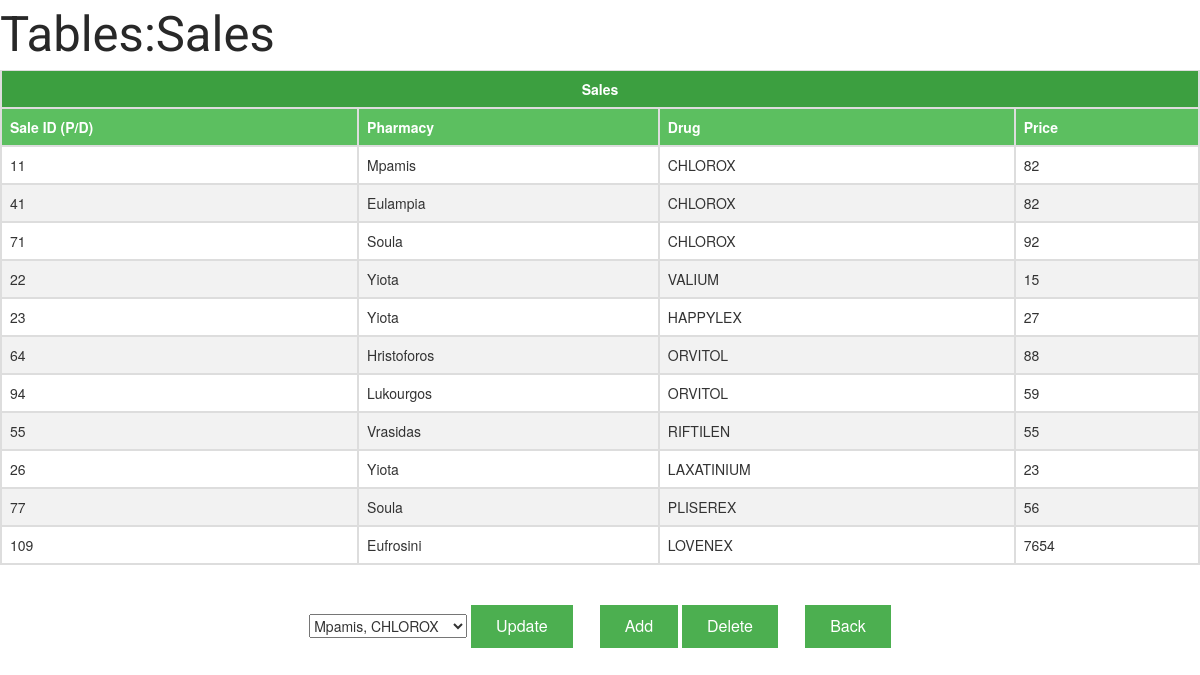
Screenshot of /Prescriptions/Updates/Sales/table_sales.php with the database file from the repository.
### tables this page shows
CREATE TABLE `Sell` (
  `DrugId` int(10) UNSIGNED NOT NULL,
  `PharmacyId` int(10) UNSIGNED NOT NULL,
  `Price` int(10) UNSIGNED NOT NULL
);

CREATE TABLE `Pharmacy` (
  `PharmacyId` int(10) UNSIGNED NOT NULL,
  `Name` text NOT NULL,
  `PostalCode` int(10) UNSIGNED NOT NULL,
  `StreetName` text NOT NULL,
  `StreetNumber` int(10) UNSIGNED NOT NULL,
  `Town` text NOT NULL
);

CREATE TABLE `Drug` (
  `DrugId` int(10) UNSIGNED NOT NULL,
  `Formula` text NOT NULL,
  `Name` text NOT NULL,
  `PharmaceuticalCompanyId` int(10) UNSIGNED NOT NULL
);

### Prescriptions/Updates/Sales/table_sales.php (the view, shortened to what this page needs)
<!DOCTYPE html>
<html>
    <head>
        <link rel="stylesheet" href="http://maxcdn.bootstrapcdn.com/bootstrap/3.3.7/css/bootstrap.min.css">
        <link rel="stylesheet" href="https://cdnjs.cloudflare.com/ajax/libs/bootstrap-select/1.12.2/css/bootstrap-select.min.css">
        <link rel="stylesheet" type="text/css" href="../../index.css">
    </head>
    <body>
        <p class="big-text">Tables:Sales</p>
        <?php
            $servername = "localhost";
            $username = "root";
            $password = NULL;
            $dbname = "Prescriptions-R-X";
            $conn = new mysqli($servername, $username, $password, $dbname);
            mysqli_set_charset($conn, "utf8");
            $sql = "SELECT Pharmacy.PharmacyId, Drug.DrugId, Pharmacy.Name AS Pharmacy, Drug.Name AS Drug, Sell.Price
            FROM Sell, Pharmacy, Drug
            WHERE Pharmacy.PharmacyId = Sell.PharmacyId AND Drug.DrugId = Sell.DrugId";
            $result = $conn->query($sql);
            echo "<center><table class='table'><tr><th colspan='4' style='background-color:#3c9f40'><center>Sales</center></th></tr><tr><th>Sale ID (P/D)</th><th>Pharmacy</th><th>Drug</th><th>Price</th></tr>";
            if ($result->num_rows > 0) {
                while($row = $result->fetch_assoc()) {
                    echo "<tr><td>" . $row["PharmacyId"] . $row["DrugId"] . "</td><td>" . $row["Pharmacy"] . "</td><td>" . $row["Drug"] . "</td><td>" . $row["Price"] . "</td></tr>";
                }
            }
            echo "</center></table>";
        ?>
        <br>
        <form method="post" action="upd_sales.php">
            <?php
                $conn = new mysqli($servername, $username, $password, $dbname);
                mysqli_set_charset($conn, "utf8");
                $sql = "SELECT Pharmacy.PharmacyId, Drug.DrugId, Pharmacy.Name AS Pharmacy, Drug.Name AS Drug
                FROM Sell, Pharmacy, Drug
                WHERE Pharmacy.PharmacyId = Sell.PharmacyId AND Drug.DrugId = Sell.DrugId";
                $result = $conn->query($sql);
                echo "<select class='selectpicker' name='sale'>";
                $option = "";
                if ($result->num_rows > 0 ) {
                    while($row = $result->fetch_assoc()) {
                        $option .= "<option value=" . $row['PharmacyId'] . $row['DrugId'] . ">" . $row['Pharmacy'] . ", " . $row['Drug'] . "</option>";
                    }
                }
                $option .= "</select>";
                $option .= "    <input class='button' type='submit' name='submit' value='Update'>";
                echo $option;
            ?>
            <input class="button" type="button" value="Add" onclick="location='add_sales.php'" />
            <input class="button" type="button" value="Delete" onclick="location='del_sales.php'"/>
            <input class="button" type="button" value="Back" onclick="location='../../index.php'">
        </form>
    </body>
</html>

### Prescriptions/index.css (style rules this page uses)
.big-text { font-family: Roboto; font-size: 350%; color: #282828; margin: 0; padding: 0; }
.table { border-collapse: collapse; width: 100%; }
.table td, .table th { border: 2px solid #ddd; padding: 8px; }
.table tr:nth-child(even) { background-color: #f2f2f2; }
.table th { padding-top: 12px; padding-bottom: 12px; text-align: left; background-color: #5cbf60; color: white; }
.button { background-color: #4CAF50; border: none; color: white; padding: 10px 25px; text-align: center; text-decoration: none; display: inline-block; font-size: 16px; }
p { font-family: Roboto; font-size: 125%; }

### rows the page displays
sell: PharmacyId.PharmacyId "1", DrugId.DrugId "1", PharmacyId.Name "Mpamis", DrugId.Name "CHLOROX", Price "82"
sell: PharmacyId.PharmacyId "4", DrugId.DrugId "1", PharmacyId.Name "Eulampia", DrugId.Name "CHLOROX", Price "82"
sell: PharmacyId.PharmacyId "7", DrugId.DrugId "1", PharmacyId.Name "Soula", DrugId.Name "CHLOROX", Price "92"
sell: PharmacyId.PharmacyId "2", DrugId.DrugId "2", PharmacyId.Name "Yiota", DrugId.Name "VALIUM", Price "15"
sell: PharmacyId.PharmacyId "2", DrugId.DrugId "3", PharmacyId.Name "Yiota", DrugId.Name "HAPPYLEX", Price "27"
sell: PharmacyId.PharmacyId "6", DrugId.DrugId "4", PharmacyId.Name "Hristoforos", DrugId.Name "ORVITOL", Price "88"
sell: PharmacyId.PharmacyId "9", DrugId.DrugId "4", PharmacyId.Name "Lukourgos", DrugId.Name "ORVITOL", Price "59"
sell: PharmacyId.PharmacyId "5", DrugId.DrugId "5", PharmacyId.Name "Vrasidas", DrugId.Name "RIFTILEN", Price "55"
sell: PharmacyId.PharmacyId "2", DrugId.DrugId "6", PharmacyId.Name "Yiota", DrugId.Name "LAXATINIUM", Price "23"
sell: PharmacyId.PharmacyId "7", DrugId.DrugId "7", PharmacyId.Name "Soula", DrugId.Name "PLISEREX", Price "56"
sell: PharmacyId.PharmacyId "10", DrugId.DrugId "9", PharmacyId.Name "Eufrosini", DrugId.Name "LOVENEX", Price "7654"

### other values shown
form field sale "Mpamis, CHLOROX"
